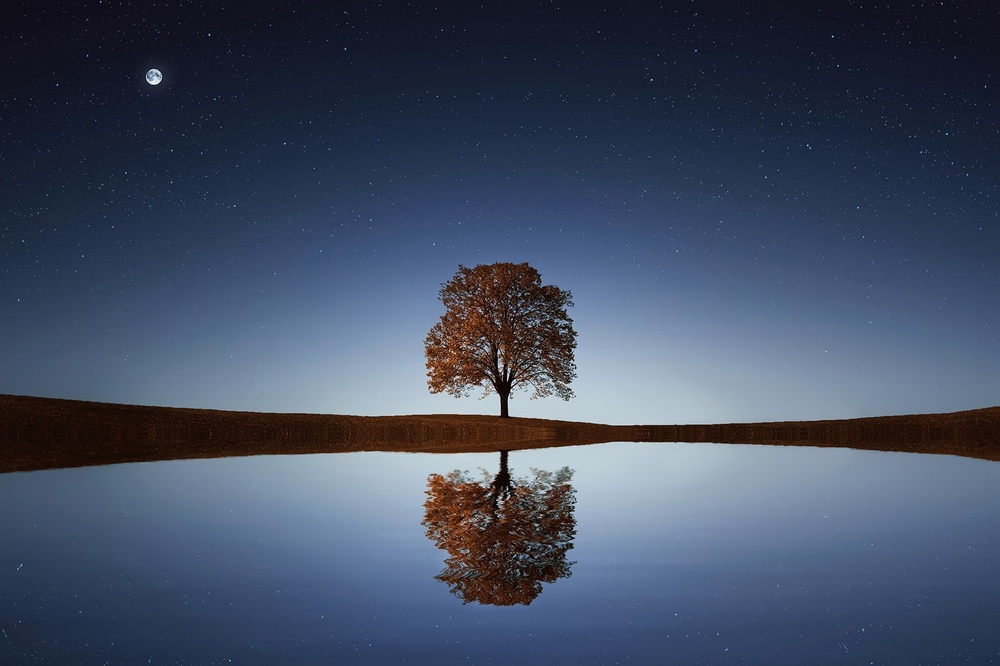
#> input picture THANSHI/trees.jpg, 1000 x 666 px, shrunk from 1920 x 1278 before the run
$ python imageoperations1.py
#> lines starting #> are read from the running program, lines starting #| are printed output that depends on the picture; after the words box and inside, x2 and y2 are one past the last pixel; in counts of white or black regions, pixels touching at a corner belong together
import cv2

# Load an image from file
image = cv2.imread('trees.jpg')
#> image is the input picture: shape (666, 1000, 3); mean B, G, R 98.4, 76.5, 65.3

# Display the image
cv2.imshow('Image', image)


# Convert the image to grayscale
gray_image = cv2.cvtColor(image, cv2.COLOR_BGR2GRAY)
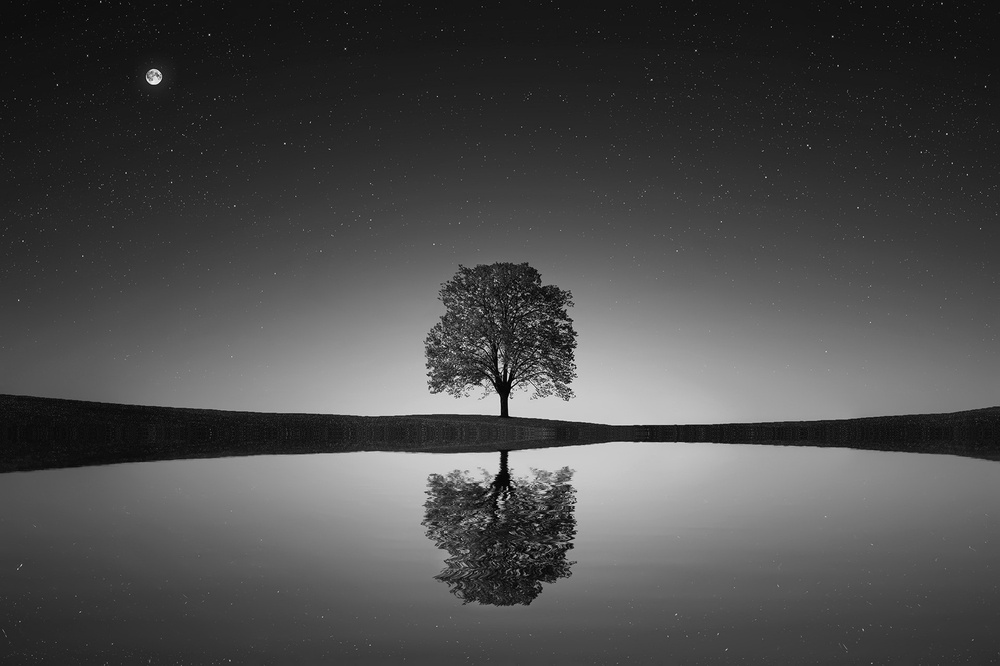
#> gray_image: shape (666, 1000); min 0, max 253, mean 75.7

# Display the grayscale image
cv2.imshow('Grayscale Image', gray_image)


# Apply Gaussian blur to the image
blurred_image = cv2.GaussianBlur(image, (5, 5), 0)

# Display the blurred image
cv2.imshow('Blurred Image', blurred_image)

# Convert the grayscale image to binary using a threshold value of 128
_, binary_image = cv2.threshold(gray_image, 128, 255, cv2.THRESH_BINARY)
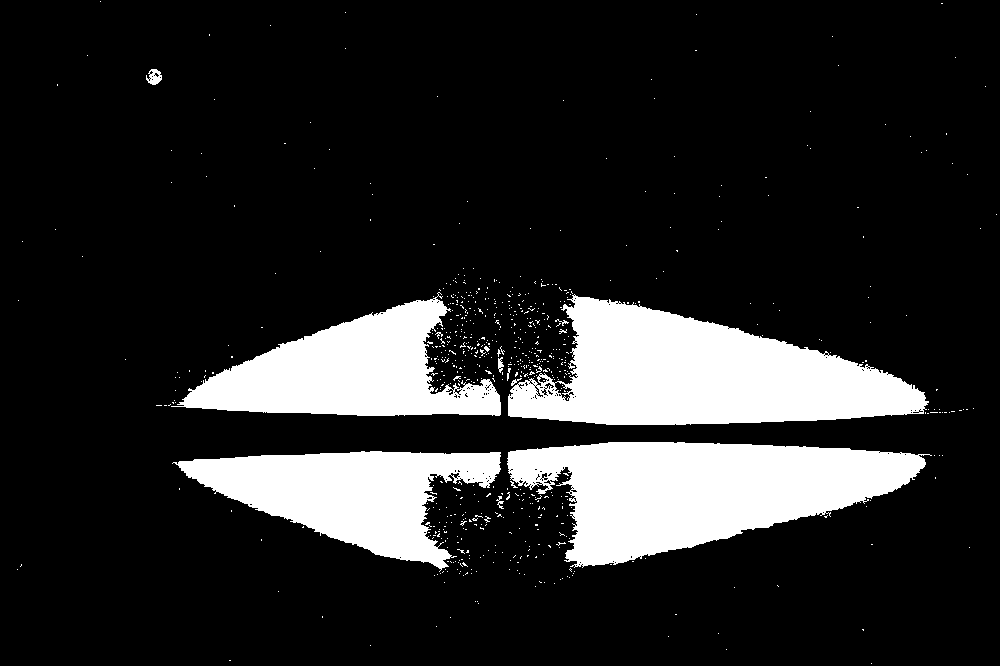
#> binary_image: shape (666, 1000); 15.9% white; 700 white regions (687 under 20 px), largest, box (x1, y1, x2, y2) and area: (508, 294, 929, 425) 32450, (507, 442, 932, 568) 31547, (171, 292, 501, 416) 20383

# Display the binary image
cv2.imshow('Binary Image', binary_image)

cv2.waitKey(0)
cv2.destroyAllWindows()

$ run again, with THANSHI/road.jpg copied over THANSHI/trees.jpg
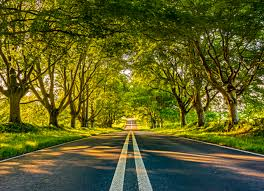
#> input picture THANSHI/road.jpg, 264 x 191 px
#> image is the input picture: shape (191, 264, 3); mean B, G, R 33.4, 94.6, 93.3
#> `gray_image = cv2.cvtColor(image, cv2.COLOR_BGR2GRAY)`:
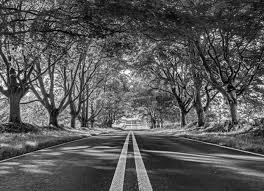
#> gray_image: shape (191, 264); min 1, max 253, mean 87.2
#> `_, binary_image = cv2.threshold(gray_image, 128, 255, cv2.THRESH_BINARY)`:
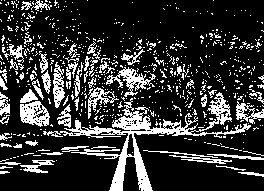
#> binary_image: shape (191, 264); 20.6% white in thin lines or dots

$ run again, with THANSHI/bnature.jpeg copied over THANSHI/trees.jpg
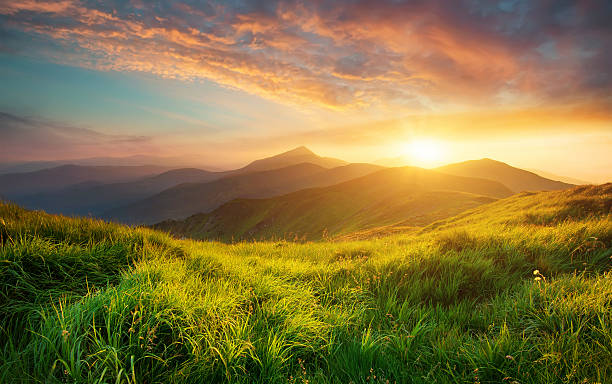
#> input picture THANSHI/bnature.jpeg, 612 x 384 px
#> image is the input picture: shape (384, 612, 3); mean B, G, R 66.6, 117.5, 134.5
#> `gray_image = cv2.cvtColor(image, cv2.COLOR_BGR2GRAY)`:
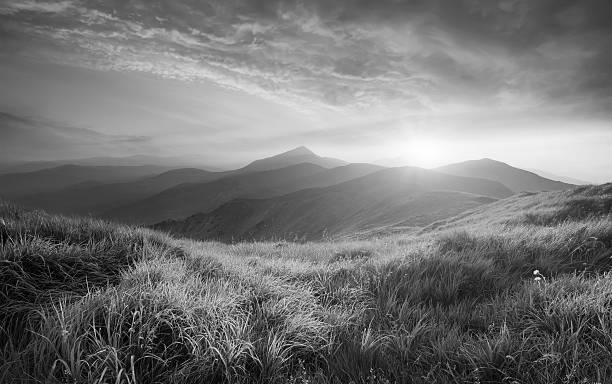
#> gray_image: shape (384, 612); min 0, max 254, mean 116.8
#> `_, binary_image = cv2.threshold(gray_image, 128, 255, cv2.THRESH_BINARY)`:
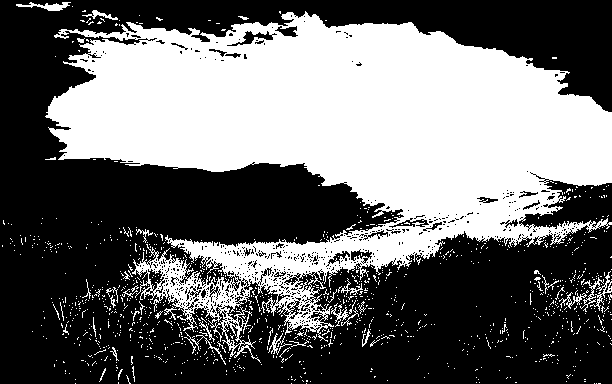
#> binary_image: shape (384, 612); 42.1% white; 1130 white regions (1093 under 20 px), largest, box (x1, y1, x2, y2) and area: (45, 11, 612, 363) 94194, (580, 271, 612, 312) 312, (16, 2, 71, 11) 222

$ run again, with THANSHI/example.jpeg copied over THANSHI/trees.jpg
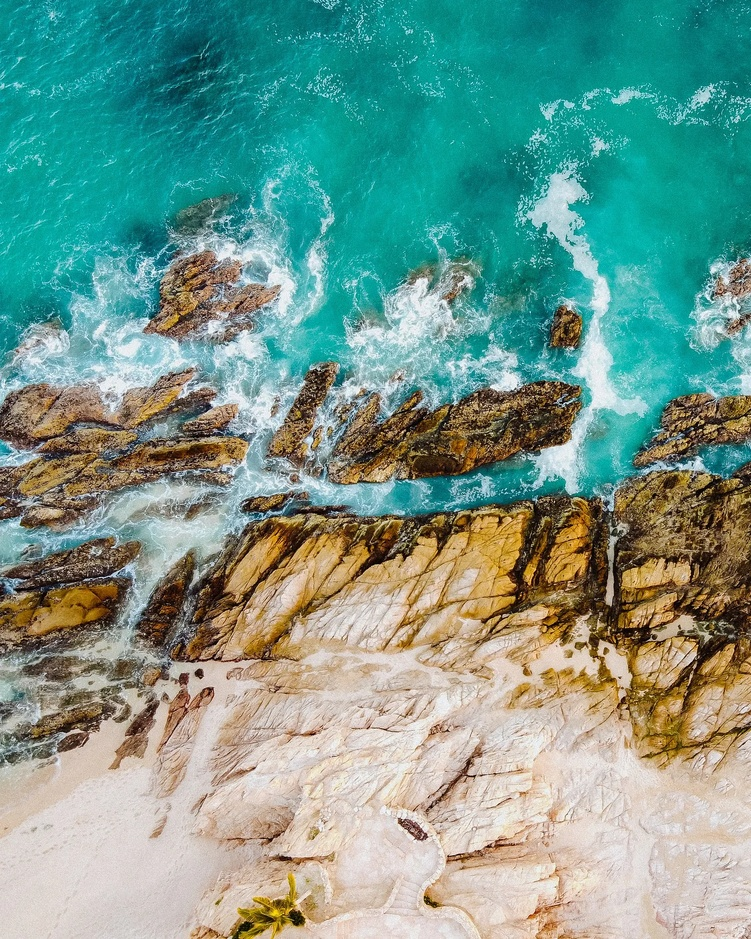
#> input picture THANSHI/example.jpeg, 751 x 939 px, shrunk from 1400 x 1750 before the run
#> image is the input picture: shape (939, 751, 3); mean B, G, R 141, 153.8, 116.7
#> `gray_image = cv2.cvtColor(image, cv2.COLOR_BGR2GRAY)`:
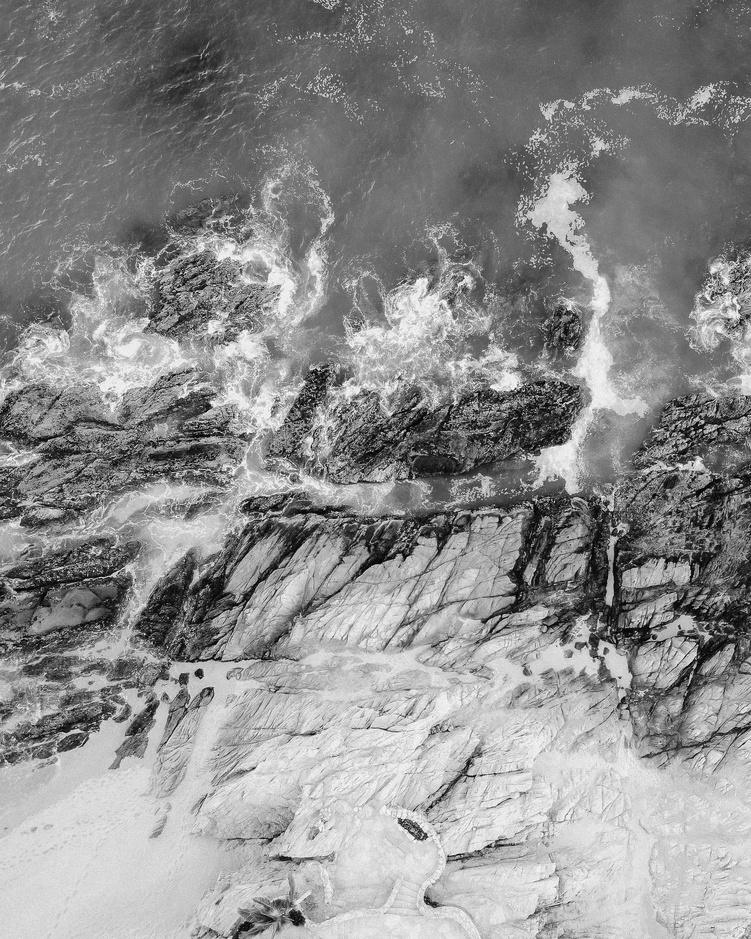
#> gray_image: shape (939, 751); min 1, max 255, mean 141.3
#> `_, binary_image = cv2.threshold(gray_image, 128, 255, cv2.THRESH_BINARY)`:
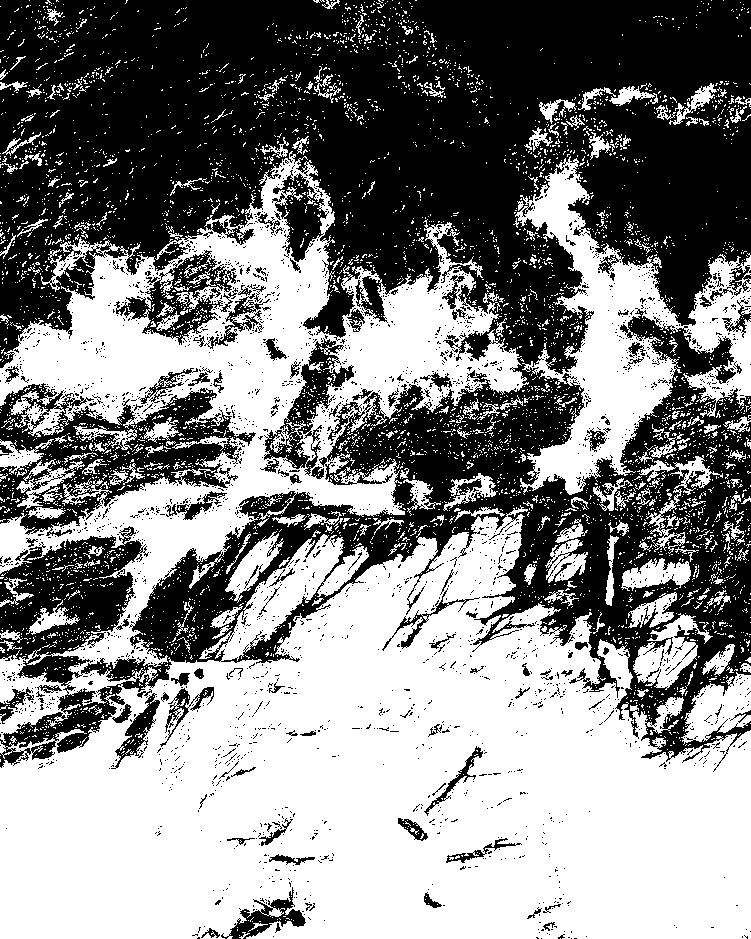
#> binary_image: shape (939, 751); 52.3% white; 2636 black regions (2518 under 20 px), largest, box (x1, y1, x2, y2) and area: (0, 0, 751, 772) 292065, (0, 383, 256, 537) 15392, (114, 250, 237, 345) 3731
